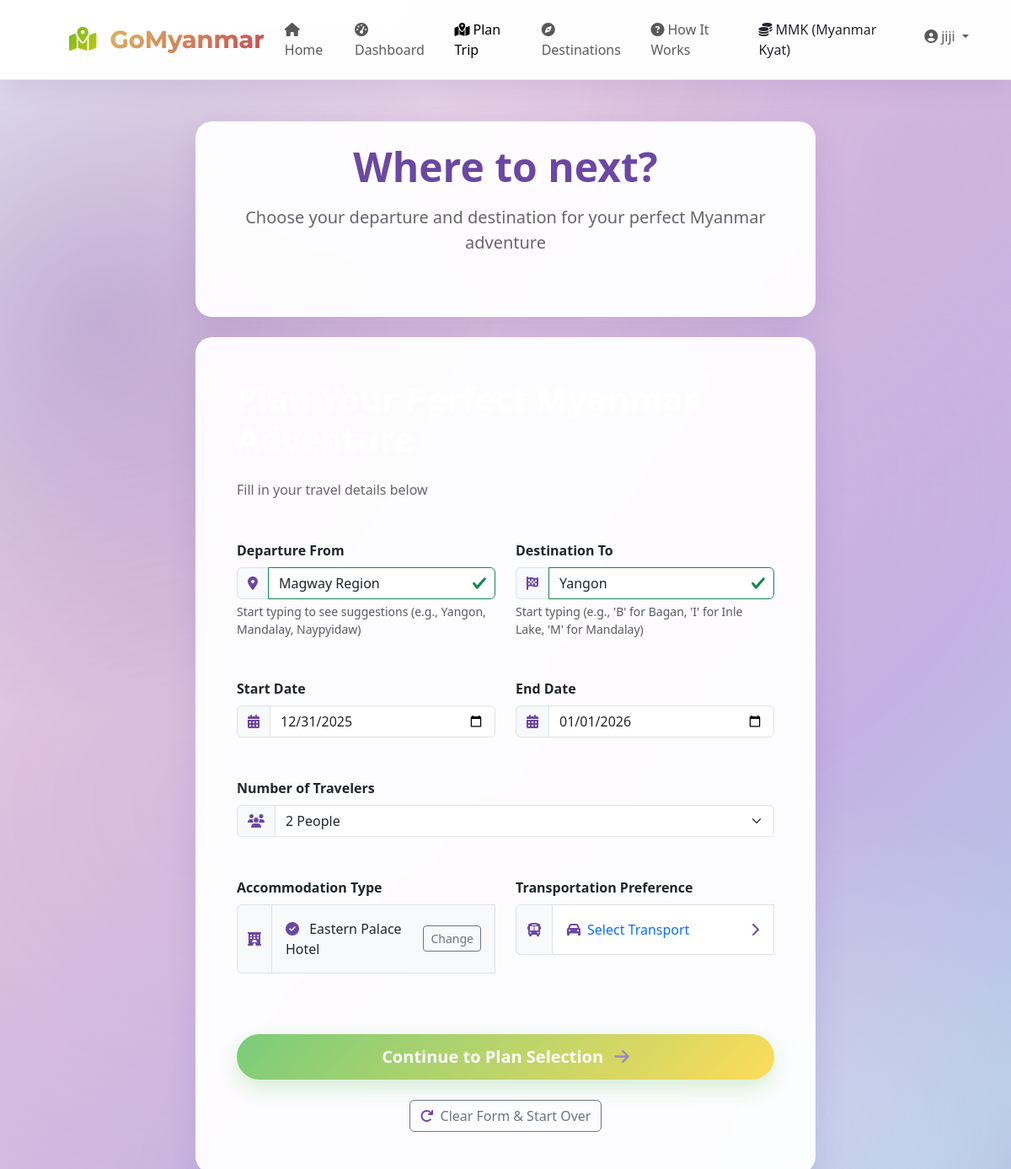
/planner/ (signed in, upper part), run on an earlier commit of the app's database.
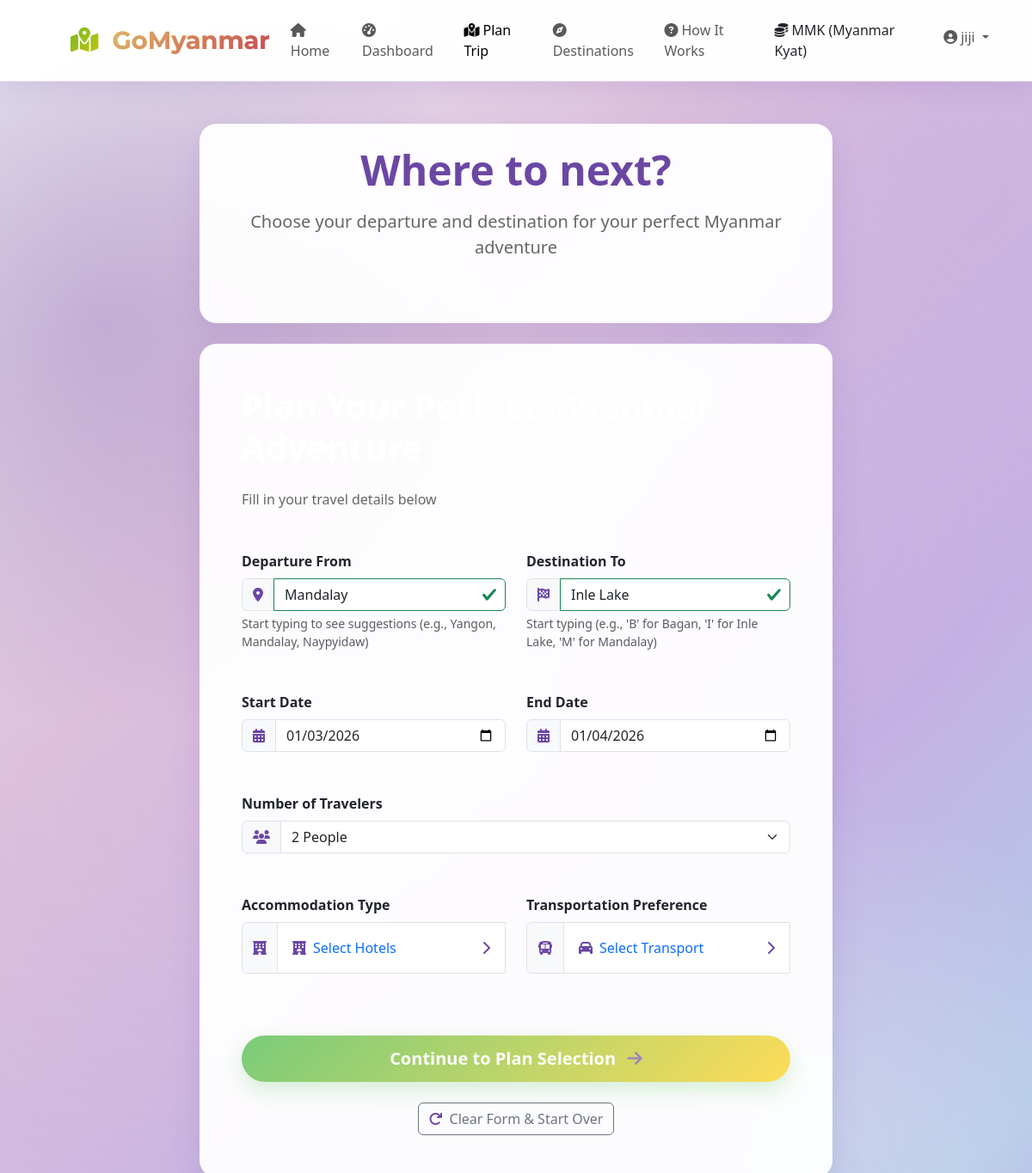
And on a later commit of the database.
### planner/models.py (models this page shows, shortened)
class Destination(models.Model):
    name = models.CharField(max_length=100)
    region = models.CharField(max_length=100)
    type = models.CharField(max_length=50, choices=[
        ('city', 'City'),
        ('town', 'Town'),
        ('attraction', 'Attraction'),
        ('state', 'State'),
        ('region', 'Region'),
        ('union_territory', 'Union Territory')
    ])
    latitude = models.DecimalField(max_digits=9, decimal_places=6, null=True, blank=True)
    longitude = models.DecimalField(max_digits=9, decimal_places=6, null=True, blank=True)
    description = models.TextField(blank=True)
    image = models.ImageField(upload_to='destinations/', blank=True, null=True)
    is_active = models.BooleanField(default=True)
    created_at = models.DateTimeField(auto_now_add=True)
    updated_at = models.DateTimeField(auto_now=True)
    default_airlines = models.ManyToManyField(Airline, blank=True,
        help_text="Default airlines for this destination")
    class Meta:
        ordering = ['name']

class Hotel(models.Model):
    name = models.CharField(max_length=200)
    destination = models.ForeignKey(Destination, on_delete=models.CASCADE, related_name='hotels')
    address = models.TextField()
    latitude = models.DecimalField(max_digits=9, decimal_places=6, null=True, blank=True)
    longitude = models.DecimalField(max_digits=9, decimal_places=6, null=True, blank=True)
    price_per_night = models.DecimalField(
        max_digits=10,
        decimal_places=0,
        validators=[MinValueValidator(0)],
        help_text="Price in MMK (Myanmar Kyat)"
    )
    category = models.CharField(max_length=20, choices=[
        ('budget', 'Budget (Under 50,000 MMK)'),
        ('medium', 'Medium (50,000 - 150,000 MMK)'),
        ('luxury', 'Luxury (150,000+ MMK)'),
    ])
    amenities = models.JSONField(default=list)
    rating = models.DecimalField(
        max_digits=2,
        decimal_places=1,
        default=0,
        validators=[MinValueValidator(0), MaxValueValidator(5)]
    )
    review_count = models.IntegerField(default=0)
    image = models.ImageField(upload_to='hotels/', blank=True, null=True)
    description = models.TextField(blank=True)
    gallery_images = models.JSONField(default=list, blank=True)
    is_active = models.BooleanField(default=True)
    created_at = models.DateTimeField(auto_now_add=True)
    created_by_admin = models.BooleanField(default=False, help_text="Whether this hotel was created by admin")
    is_real_hotel = models.BooleanField(default=False, help_text="Is this a real hotel from Google Maps?")
    google_place_id = models.CharField(max_length=255, blank=True, null=True)
    phone_number = models.CharField(max_length=50, blank=True, null=True)
    website = models.URLField(blank=True, null=True)
    check_in_time = models.TimeField(default='14:00')
    check_out_time = models.TimeField(default='12:00')

### planner/views.py (the view, shortened to what this page needs)
# urls.py: path('', views.PlanTripView.as_view(), name='plan'),
class PlanTripView(LoginRequiredMixin, View):
    template_name = 'planner/plan.html'
    def get(self, request):
        today = timezone.now().date()
        tomorrow = today + timedelta(days=1)
        origin_id = request.GET.get('origin_id')
        origin_name = request.GET.get('origin_name')
        destination_id = request.GET.get('destination_id')
        destination_name = request.GET.get('destination_name')
        start_date_param = request.GET.get('start_date')
        end_date_param = request.GET.get('end_date')
        travelers_param = request.GET.get('travelers')
        hotel_id = request.GET.get('hotel_id')
        hotel_name = request.GET.get('hotel_name')
        transport_id = request.GET.get('transport_id')
        transport_type = request.GET.get('transport_type')
        transport_name = request.GET.get('transport_name')
        context = {
            'today': today.strftime('%Y-%m-%d'),
            'tomorrow': tomorrow.strftime('%Y-%m-%d'),
            'origin_input': '',
            'selected_origin_id': '',
            'destination_input': '',
            'selected_destination_id': '',
            'selected_hotel_id': '',
            'selected_hotel_name': '',
            'selected_transport_id': '',
            'selected_transport_type': '',
            'selected_transport_name': '',
            'travelers': 2,
        }
        if origin_id and origin_name:
            context['selected_origin_id'] = origin_id
            context['origin_input'] = origin_name
        if destination_id and destination_name:
            context['selected_destination_id'] = destination_id
            context['destination_input'] = destination_name
        if start_date_param:
            context['today'] = start_date_param
        if end_date_param:
            context['tomorrow'] = end_date_param
        if travelers_param:
            context['travelers'] = int(travelers_param)
        if hotel_id and hotel_name:
            context['selected_hotel_id'] = hotel_id
            context['selected_hotel_name'] = hotel_name
        if transport_id and transport_name:
            context['selected_transport_id'] = transport_id
            context['selected_transport_type'] = transport_type
            context['selected_transport_name'] = transport_name
        if not (origin_id and destination_id):
            existing_trip = TripPlan.objects.filter(
                user=request.user,
                status__in=['draft', 'planning']
            ).first()
            if existing_trip:
                if not context['origin_input'] and existing_trip.origin:
                    context['origin_input'] = existing_trip.origin.name
                    context['selected_origin_id'] = existing_trip.origin.id
                if not context['destination_input'] and existing_trip.destination:
                    context['destination_input'] = existing_trip.destination.name
                    context['selected_destination_id'] = existing_trip.destination.id
                if not context['selected_hotel_id'] and existing_trip.selected_hotel:
                    context['selected_hotel_id'] = existing_trip.selected_hotel.id
                    context['selected_hotel_name'] = existing_trip.selected_hotel.name
                if not context['selected_transport_id'] and existing_trip.selected_transport:
                    context['selected_transport_id'] = existing_trip.selected_transport.get('id', '')
                    context['selected_transport_type'] = existing_trip.selected_transport.get('type', '')
                    context['selected_transport_name'] = existing_trip.selected_transport.get('name', '')
                if not start_date_param and existing_trip.start_date:
                    context['today'] = existing_trip.start_date.strftime('%Y-%m-%d')
                if not end_date_param and existing_trip.end_date:
                    context['tomorrow'] = existing_trip.end_date.strftime('%Y-%m-%d')
                if not travelers_param and existing_trip.travelers:
                    context['travelers'] = existing_trip.travelers
        if not transport_id and request.GET.get('transport_id'):
            context['selected_transport_id'] = request.GET.get('transport_id')
            context['selected_transport_type'] = request.GET.get('transport_type', '')
            context['selected_transport_name'] = request.GET.get('transport_name', '')
        return render(request, self.template_name, context)

### planner/context_processors.py (called while the page is built)
def leaflet_config(request):
    return {
        'LEAFLET_CONFIG': settings.LEAFLET_CONFIG,
        'USE_GOOGLE_MAPS': False,
        'MAP_PROVIDER': 'leaflet'
    }

### users/models.py (called while the page is built)
    def is_admin_user(self):
        return self.user_type == 'admin' or self.is_staff or self.is_superuser

### templates/planner/plan.html (shortened to what the changed rows need)
{% extends 'base.html' %}
{% load static %}
{% block content %}
<div class="container py-5 mt-5">
    <div class="row">
        <div class="col-lg-8 mx-auto">
            <div class="card-glass p-4 mb-4">
                <div class="text-center mb-5">
                    <h1 class="where-next-title mb-3">Where to next?</h1>
                </div>
            </div>
            <div class="card-glass p-5" id="start-planning">
                <h2 class="section-title mb-4">Plan Your Perfect Myanmar Adventure</h2>
                <form method="post" id="tripForm">
                    <div class="row mb-4">
                        <div class="col-md-6">
                            <div class="mb-4">
                                <div class="position-relative">
                                    <div class="input-group">
                                        <span class="input-group-text">
                                            <i class="fas fa-map-marker-alt"></i>
                                        </span>
                                        <input type="text" class="form-control" name="origin" id="origin"
                                               placeholder="Type 'M' for Mandalay, 'Y' for Yangon, etc."
                                               autocomplete="off" value="{{ origin_input }}">
                                    </div>
                                </div>
                            </div>
                        </div>
                        <div class="col-md-6">
                            <div class="mb-4">
                                <div class="position-relative">
                                    <div class="input-group">
                                        <span class="input-group-text">
                                            <i class="fas fa-flag-checkered"></i>
                                        </span>
                                        <input type="text" class="form-control" name="destination" id="destination"
                                               placeholder="Where do you want to go?"
                                               autocomplete="off" value="{{ destination_input }}">
                                    </div>
                                </div>
                            </div>
                        </div>
                    </div>
                    <div class="row mb-4">
                        <div class="col-md-6">
                            <div class="mb-4">
                                <div class="input-group">
                                    <span class="input-group-text">
                                        <i class="fas fa-calendar-alt"></i>
                                    </span>
                                    <input type="date" class="form-control" name="start_date" id="start_date"
                                           value="{{ today }}">
                                </div>
                            </div>
                        </div>
                        <div class="col-md-6">
                            <div class="mb-4">
                                <div class="input-group">
                                    <span class="input-group-text">
                                        <i class="fas fa-calendar-alt"></i>
                                    </span>
                                    <input type="date" class="form-control" name="end_date" id="end_date"
                                           value="{{ tomorrow }}">
                                </div>
                            </div>
                        </div>
                    </div>
                    <div class="row mb-5">
                        <div class="col-md-6">
                            <div class="mb-4">
                                <div class="input-group">
                                    {% if selected_hotel_id %}
                                    <div class="form-control p-3 selection-made">
                                        <div class="d-flex justify-content-between align-items-center">
                                            <div>
                                                <i class="fas fa-check-circle text-success me-2"></i>
                                                <span id="selectedHotelName">{{ selected_hotel_name }}</span>
                                            </div>
                                            <button type="button" class="btn btn-sm btn-outline-secondary" id="changeHotelBtn">
                                                Change
                                            </button>
                                        </div>
                                    </div>
                                    {% else %}
                                    <div class="form-control p-0">
                                        <a href="#"  id="selectHotelBtn" class="btn btn-link w-100 text-start p-3 text-decoration-none" style="pointer-events: none; opacity: 0.5;">
                                            <i class="fas fa-hotel me-2"></i>Select Hotels
                                            <span class="float-end"><i class="fas fa-chevron-right"></i></span>
                                        </a>
                                    </div>
                                    {% endif %}
                                </div>
                            </div>
                        </div>
                    </div>
                </form>
            </div>
        </div>
    </div>
</div>
{% endblock %}

What changed in the data, as far as the page shows it:
no longer on this page (row edited): Destination: origin "Magway Region"
no longer on this page (row edited): Destination: destination "Yangon"
no longer on this page (row unchanged): Hotel: name "Eastern Palace Hotel"
now on this page (row edited): Destination: origin "Mandalay"
now on this page (row unchanged): Destination: destination "Inle Lake"
Also different on the page:
form field start_date: "12/31/2025" → "01/03/2026"
form field end_date: "01/01/2026" → "01/04/2026"
text no longer shown: "Change"
text now shown: "Select Hotels"
